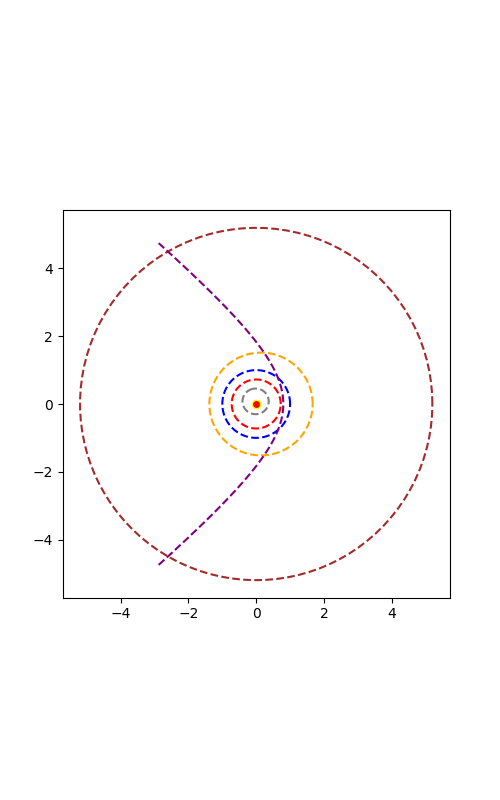

This chart was generated by the following Python code:
import numpy as np
import matplotlib.pyplot as plt
from math import pi

#Planet parameter list format [eccentricity, x0, y0, major semi-axis, minor-semiaxis]
marsParams = [0.093, 0, 0, 1.524, 0]
mercuryParams = [0.206, 0, 0, 0.387, 0]
earthParams = [0, 0, 0, 1, 1]
jupiterParams = [0, 0, 0, 5.2, 5.2]
venusParams = [0, 0, 0, 0.723, 0.723]
craftParams = [1.539, 2.72 + 0.8, 0, 2.72, 2.23]

#MARS and MERCURY minor semi-axis
marsParams[4] = np.sqrt(np.power(marsParams[3], 2) - np.power(marsParams[3], 2) * np.power(marsParams[0], 2))
mercuryParams[4] = np.sqrt(np.power(mercuryParams[3], 2) - np.power(mercuryParams[3], 2) * np.power(mercuryParams[0], 2))

#MARS and MERCURY orbit focus
marsParams[1] = marsParams[0] * marsParams[3]
mercuryParams[1] = - mercuryParams[0] * mercuryParams[3] * np.cos(np.radians(77.4))
mercuryParams[2] = mercuryParams[0] * mercuryParams[3] * np.sin(np.radians(77.4))

#hola 2
#Edicio 1
#klk
t = np.linspace(0, 2*pi, 100)
f = np.linspace(-1.5, 1.5, 100)

#test
fig, ax = plt.subplots()

plt.plot(mercuryParams[1] + mercuryParams[3]*np.cos(t - np.radians(257.4)), mercuryParams[2] + mercuryParams[4]*np.sin(t - np.radians(257.4)), "--", color='gray') #MERCURY orbit
plt.plot(venusParams[1] + venusParams[3]*np.cos(t), venusParams[2] + venusParams[4]*np.sin(t), "--", color='red') #VENUS orbit
plt.plot(earthParams[1] + earthParams[3]*np.cos(t), earthParams[2] + earthParams[4]*np.sin(t), "--", color='blue') #EARTH orbit
plt.plot(marsParams[1] + marsParams[3]*np.cos(t), marsParams[2] + marsParams[4]*np.sin(t), "--", color='orange') #MARS orbit
plt.plot(jupiterParams[1] + jupiterParams[3]*np.cos(t), jupiterParams[2] + jupiterParams[4]*np.sin(t), "--", color='brown') #JUPITER orbit

plt.plot(craftParams[1] - craftParams[3]*np.cosh(f), craftParams[2] + craftParams[4]*np.sinh(f), "--", color='purple') #CRAFT orbit

plt.plot(0, 0, marker="o", markeredgecolor="yellow", markerfacecolor="red")

# r = np.linspace(-0.2, 0.2, 10)
j = np.linspace(-4, 4, 10)
# plt.plot(r, -4.47*r)
# plt.plot(j, -np.sqrt(3)*j)
# plt.plot(j, np.sqrt(3)*j)

ax.set_aspect(1)
fig.set_size_inches(5, 8)
fig.savefig("ss_entry.png", dpi = 100)